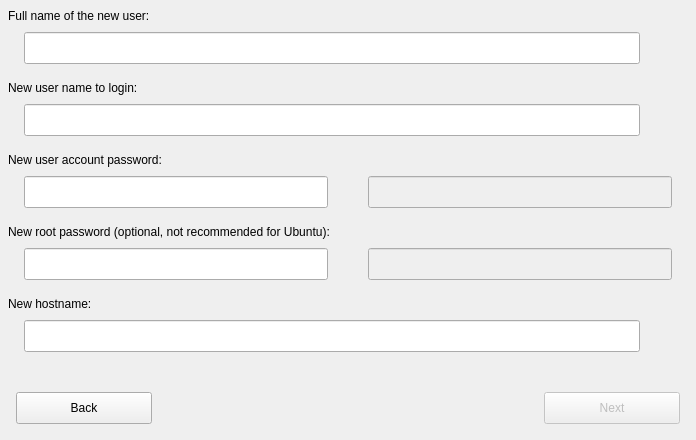
    <widget class="QWidget" name="installpanel" native="true">
     <property name="geometry">
      <rect>
       <x>1</x>
       <y>1344</y>
       <width>696</width>
       <height>440</height>
      </rect>
     </property>
     <property name="autoFillBackground">
      <bool>true</bool>
     </property>
     <widget class="QLabel" name="label_8">
      <property name="geometry">
       <rect>
        <x>8</x>
        <y>0</y>
        <width>680</width>
        <height>32</height>
       </rect>
      </property>
      <property name="text">
       <string>Full name of the new user:</string>
      </property>
     </widget>
     <widget class="QLabel" name="label_10">
      <property name="geometry">
       <rect>
        <x>8</x>
        <y>72</y>
        <width>680</width>
        <height>32</height>
       </rect>
      </property>
      <property name="text">
       <string>New user name to login:</string>
      </property>
     </widget>
     <widget class="QLabel" name="label_11">
      <property name="geometry">
       <rect>
        <x>8</x>
        <y>144</y>
        <width>680</width>
        <height>32</height>
       </rect>
      </property>
      <property name="text">
       <string>New user account password:</string>
      </property>
     </widget>
     <widget class="QLabel" name="label_12">
      <property name="geometry">
       <rect>
        <x>8</x>
        <y>216</y>
        <width>680</width>
        <height>32</height>
       </rect>
      </property>
      <property name="text">
       <string>New root password (optional, not recommended for Ubuntu):</string>
      </property>
     </widget>
     <widget class="QLabel" name="label_13">
      <property name="geometry">
       <rect>
        <x>8</x>
        <y>288</y>
        <width>680</width>
        <height>32</height>
       </rect>
      </property>
      <property name="text">
       <string>New hostname:</string>
      </property>
     </widget>
     <widget class="QPushButton" name="installback">
      <property name="geometry">
       <rect>
        <x>16</x>
        <y>392</y>
        <width>136</width>
        <height>32</height>
       </rect>
      </property>
      <property name="cursor">
       <cursorShape>PointingHandCursor</cursorShape>
      </property>
      <property name="text">
       <string>Back</string>
      </property>
      <property name="icon">
       <iconset resource="resedit.qrc">
        <normaloff>:/pictures/back.png</normaloff>:/pictures/back.png</iconset>
      </property>
      <property name="iconSize">
       <size>
        <width>13</width>
        <height>13</height>
       </size>
      </property>
     </widget>
     <widget class="QPushButton" name="installnext">
      <property name="enabled">
       <bool>false</bool>
      </property>
      <property name="geometry">
       <rect>
        <x>544</x>
        <y>392</y>
        <width>136</width>
        <height>32</height>
       </rect>
      </property>
      <property name="cursor">
       <cursorShape>PointingHandCursor</cursorShape>
      </property>
      <property name="text">
       <string>Next</string>
      </property>
      <property name="icon">
       <iconset resource="resedit.qrc">
        <normaloff>:/pictures/next.png</normaloff>:/pictures/next.png</iconset>
      </property>
      <property name="iconSize">
       <size>
        <width>13</width>
        <height>13</height>
       </size>
      </property>
     </widget>
     <widget class="QLineEdit" name="fullname">
      <property name="geometry">
       <rect>
        <x>24</x>
        <y>32</y>
        <width>616</width>
        <height>32</height>
       </rect>
      </property>
      <property name="maxLength">
       <number>80</number>
      </property>
     </widget>
     <widget class="QLabel" name="usernamepipe">
      <property name="geometry">
       <rect>
        <x>647</x>
        <y>108</y>
        <width>26</width>
        <height>24</height>
       </rect>
      </property>
      <property name="pixmap">
       <pixmap resource="resedit.qrc">:/pictures/ok.png</pixmap>
      </property>
      <property name="scaledContents">
       <bool>true</bool>
      </property>
      <property name="alignment">
       <set>Qt::AlignCenter</set>
      </property>
     </widget>
     <widget class="QLabel" name="passwordpipe">
      <property name="geometry">
       <rect>
        <x>335</x>
        <y>180</y>
        <width>26</width>
        <height>24</height>
       </rect>
      </property>
      <property name="pixmap">
       <pixmap resource="resedit.qrc">:/pictures/ok.png</pixmap>
      </property>
      <property name="scaledContents">
       <bool>true</bool>
      </property>
      <property name="alignment">
       <set>Qt::AlignCenter</set>
      </property>
     </widget>
     <widget class="QLabel" name="rootpasswordpipe">
      <property name="geometry">
       <rect>
        <x>335</x>
        <y>252</y>
        <width>26</width>
        <height>24</height>
       </rect>
      </property>
      <property name="pixmap">
       <pixmap resource="resedit.qrc">:/pictures/ok.png</pixmap>
      </property>
      <property name="scaledContents">
       <bool>true</bool>
      </property>
      <property name="alignment">
       <set>Qt::AlignCenter</set>
      </property>
     </widget>
     <widget class="QLabel" name="hostnamepipe">
      <property name="geometry">
       <rect>
        <x>647</x>
        <y>324</y>
        <width>26</width>
        <height>24</height>
       </rect>
      </property>
      <property name="pixmap">
       <pixmap resource="resedit.qrc">:/pictures/ok.png</pixmap>
      </property>
      <property name="scaledContents">
       <bool>true</bool>
      </property>
      <property name="alignment">
       <set>Qt::AlignCenter</set>
      </property>
     </widget>
     <widget class="QLabel" name="usernameerror">
      <property name="geometry">
       <rect>
        <x>647</x>
        <y>107</y>
        <width>26</width>
        <height>26</height>
       </rect>
      </property>
      <property name="pixmap">
       <pixmap resource="resedit.qrc">:/pictures/error.png</pixmap>
      </property>
      <property name="scaledContents">
       <bool>true</bool>
      </property>
      <property name="alignment">
       <set>Qt::AlignCenter</set>
      </property>
     </widget>
     <widget class="QLabel" name="passworderror">
      <property name="geometry">
       <rect>
        <x>335</x>
        <y>179</y>
        <width>26</width>
        <height>26</height>
       </rect>
      </property>
      <property name="pixmap">
       <pixmap resource="resedit.qrc">:/pictures/error.png</pixmap>
      </property>
      <property name="scaledContents">
       <bool>true</bool>
      </property>
      <property name="alignment">
       <set>Qt::AlignCenter</set>
      </property>
     </widget>
     <widget class="QLabel" name="rootpassworderror">
      <property name="geometry">
       <rect>
        <x>335</x>
        <y>251</y>
        <width>26</width>
        <height>26</height>
       </rect>
      </property>
      <property name="pixmap">
       <pixmap resource="resedit.qrc">:/pictures/error.png</pixmap>
      </property>
      <property name="scaledContents">
       <bool>true</bool>
      </property>
      <property name="alignment">
       <set>Qt::AlignCenter</set>
      </property>
     </widget>
     <widget class="QLabel" name="hostnameerror">
      <property name="geometry">
       <rect>
        <x>647</x>
        <y>323</y>
        <width>26</width>
        <height>26</height>
       </rect>
      </property>
      <property name="pixmap">
       <pixmap resource="resedit.qrc">:/pictures/error.png</pixmap>
      </property>
      <property name="scaledContents">
       <bool>true</bool>
      </property>
      <property name="alignment">
       <set>Qt::AlignCenter</set>
      </property>
     </widget>
     <widget class="QLineEdit" name="username">
      <property name="geometry">
       <rect>
        <x>24</x>
        <y>104</y>
        <width>616</width>
        <height>32</height>
       </rect>
      </property>
      <property name="maxLength">
       <number>32</number>
      </property>
     </widget>
     <widget class="QLineEdit" name="hostname">
      <property name="geometry">
       <rect>
        <x>24</x>
        <y>320</y>
        <width>616</width>
        <height>32</height>
       </rect>
      </property>
      <property name="maxLength">
       <number>64</number>
      </property>
     </widget>
     <widget class="QLineEdit" name="password1">
      <property name="geometry">
       <rect>
        <x>24</x>
        <y>176</y>
        <width>304</width>
        <height>32</height>
       </rect>
      </property>
      <property name="maxLength">
       <number>35</number>
      </property>
      <property name="echoMode">
       <enum>QLineEdit::Password</enum>
      </property>
     </widget>
     <widget class="QLineEdit" name="password2">
      <property name="enabled">
       <bool>false</bool>
      </property>
      <property name="geometry">
       <rect>
        <x>368</x>
        <y>176</y>
        <width>304</width>
        <height>32</height>
       </rect>
      </property>
      <property name="maxLength">
       <number>35</number>
      </property>
      <property name="echoMode">
       <enum>QLineEdit::Password</enum>
      </property>
     </widget>
     <widget class="QLineEdit" name="rootpassword1">
      <property name="geometry">
       <rect>
        <x>24</x>
        <y>248</y>
        <width>304</width>
        <height>32</height>
       </rect>
      </property>
      <property name="maxLength">
       <number>35</number>
      </property>
      <property name="echoMode">
       <enum>QLineEdit::Password</enum>
      </property>
     </widget>
     <widget class="QLineEdit" name="rootpassword2">
      <property name="enabled">
       <bool>false</bool>
      </property>
      <property name="geometry">
       <rect>
        <x>368</x>
        <y>248</y>
        <width>304</width>
        <height>32</height>
       </rect>
      </property>
      <property name="maxLength">
       <number>35</number>
      </property>
      <property name="echoMode">
       <enum>QLineEdit::Password</enum>
      </property>
     </widget>
     <widget class="QLabel" name="fullnameerror">
      <property name="geometry">
       <rect>
        <x>647</x>
        <y>35</y>
        <width>26</width>
        <height>26</height>
       </rect>
      </property>
      <property name="pixmap">
       <pixmap resource="resedit.qrc">:/pictures/error.png</pixmap>
      </property>
      <property name="scaledContents">
       <bool>true</bool>
      </property>
      <property name="alignment">
       <set>Qt::AlignCenter</set>
      </property>
     </widget>
     <widget class="QLabel" name="fullnamepipe">
      <property name="geometry">
       <rect>
        <x>647</x>
        <y>36</y>
        <width>26</width>
        <height>24</height>
       </rect>
      </property>
      <property name="pixmap">
       <pixmap resource="resedit.qrc">:/pictures/ok.png</pixmap>
      </property>
      <property name="scaledContents">
       <bool>true</bool>
      </property>
      <property name="alignment">
       <set>Qt::AlignCenter</set>
      </property>
     </widget>
     <zorder>hostnameerror</zorder>
     <zorder>rootpassworderror</zorder>
     <zorder>passworderror</zorder>
     <zorder>usernameerror</zorder>
     <zorder>hostnamepipe</zorder>
     <zorder>usernamepipe</zorder>
     <zorder>passwordpipe</zorder>
     <zorder>rootpasswordpipe</zorder>
     <zorder>label_8</zorder>
     <zorder>label_10</zorder>
     <zorder>label_11</zorder>
     <zorder>label_12</zorder>
     <zorder>label_13</zorder>
     <zorder>installback</zorder>
     <zorder>installnext</zorder>
     <zorder>username</zorder>
     <zorder>hostname</zorder>
     <zorder>password1</zorder>
     <zorder>password2</zorder>
     <zorder>rootpassword1</zorder>
     <zorder>rootpassword2</zorder>
     <zorder>fullname</zorder>
     <zorder>fullnameerror</zorder>
     <zorder>fullnamepipe</zorder>
    </widget>
